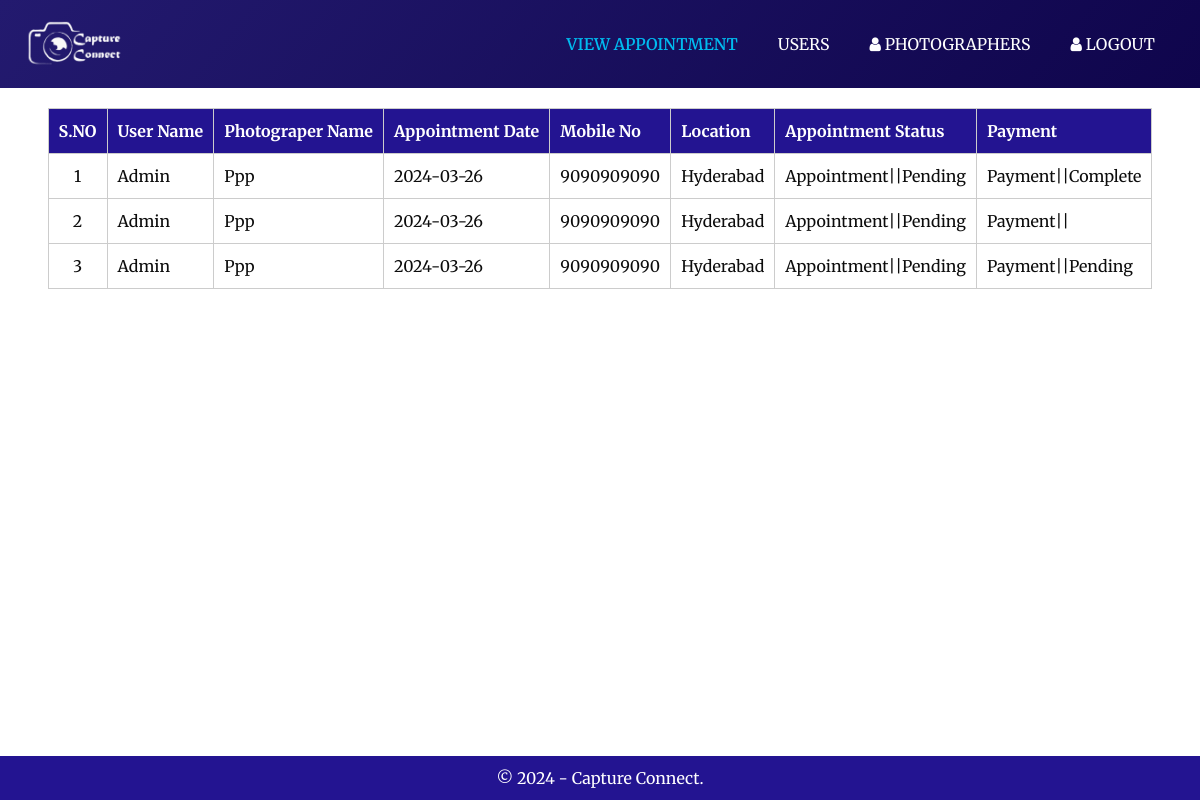
The page /AViewAppointment.php on the database its author committed.
### tables this page shows
CREATE TABLE `appointments` (
  `id` int(11) NOT NULL,
  `uname` varchar(55) DEFAULT NULL,
  `pname` varchar(55) DEFAULT NULL,
  `odate` varchar(55) DEFAULT NULL,
  `ucell` varchar(55) DEFAULT NULL,
  `uaddress` varchar(55) DEFAULT NULL,
  `ustatus` varchar(55) DEFAULT NULL,
  `pstatus` varchar(55) DEFAULT NULL,
  `Accno` varchar(55) DEFAULT NULL,
  `aamount` varchar(55) DEFAULT NULL
);

### AViewAppointment.php (the view, shortened to what this page needs)
<!DOCTYPE html>
<html>
<head>
<link rel="stylesheet" type="text/css" href="css/bootstrap.css" />
<link rel="stylesheet" href="style1.css"/>
<link rel="stylesheet" type="text/css"
	href="https://cdnjs.cloudflare.com/ajax/libs/OwlCarousel2/2.3.4/assets/owl.carousel.min.css" />
<link href="css/font-awesome.min.css" rel="stylesheet" />
<link href="css/style.css" rel="stylesheet" />
<link href="css/responsive.css" rel="stylesheet" />
</head>
<body class="sub_page">
	<div class="hero_area">
		<header class="header_section">
			<div class="container-fluid">
				<nav class="navbar navbar-expand-lg custom_nav-container ">
					<a class="navbar-brand" href="index.html"> <span>
					<img src="images/logo.png" width="100">
						</span>
					</a>
					<div class="collapse navbar-collapse" id="navbarSupportedContent">
						<ul class="navbar-nav  ">
                        <li class="nav-item active"><a class="nav-link"
								href="AViewAppointment.php">View Appointment<span class="sr-only">(current)</span>
							</a></li>
                            <li class="nav-item"><a class="nav-link"
								href="adminhome.php">Users <span class="sr-only">(current)</span>
							</a></li>
							<li class="nav-item"><a class="nav-link" href="aplist.php">
									<i class="fa fa-user" aria-hidden="true"></i> photographers
							</a></li>
							<li class="nav-item"><a class="nav-link" href="index.html">
									<i class="fa fa-user" aria-hidden="true"></i> logout
							</a></li>
						</ul>
					</div>
				</nav>
			</div>
		</header>
	</div>
	<div class="table-sec">
	<table align="center"  border="1">
	<tr>
		<th>S.NO</th>
		<th>User Name</th>
		<th>Photograper Name</th>
		<th>Appointment Date</th>
		<th>Mobile No</th>
		<th>Location</th>
		<th>Appointment Status</th>
		<th>Payment</th>
	</tr>
	<tr>
		<?php
    require('db.php');
	$res=mysqli_query($con,"SELECT * from appointments");
	while($row=mysqli_fetch_array($res))
	{  $id=$row['id'];
echo '<tr>
<td width="50px">'.$row['id'].'</td>
<td>'.$row['uname'].'</td>
<td>'.$row['pname'].'</td>
<td>'.$row['odate'].'</td>
<td>'.$row['ucell'].'</td>
<td>'.$row['uaddress'].'</td>
<td>appointment||'.$row['ustatus'].'</td>
<td>Payment||'.$row['pstatus'].'</td>
<td style="background-color:#eee; display:none;">';
	}
?>
</td></tr></table>
</div>
<footer>
	&copy; 2024 - Capture Connect.
</footer>
</body>
</html>

### style1.css (style rules this page uses)
body { font-family: "Merriweather", serif !important; }
.table-sec { margin-top: 20px; width: 100%; }
.table-sec table { height: 100px; overflow-y: auto; }
.table-sec tr { border: 1px solid #ccc; }
.table-sec th { background: #231491; padding: 10px; color: #fff; }
.table-sec td { padding: 10px; border: 1px solid #ccc; text-transform: capitalize; }
.table-sec td:first-child { text-align: center; }
footer { color: #fff; width: 100%; font-size: 16px; text-align: center; padding: 10px; background: #231491; margin-top: 20px; position: fixed; bottom: 0; }

### css/style.css (style rules this page uses)
body { font-family: "Open Sans", sans-serif; color: #0c0c0c; background-color: #ffffff; overflow-x: hidden; }
a, a:hover, a:focus { text-decoration: none; }
.hero_area { position: relative; min-height: 100vh; display: -webkit-box; display: -ms-flexbox; display: flex; -webkit-box-orient: vertical; -webkit-box-direction: normal; -ms-flex-direction: column; flex-direction: column; }
.sub_page .hero_area { min-height: auto; background: linear-gradient(130deg, #231a6f, #0f054c); }
.header_section { padding: 15px 0; }
.header_section .container-fluid { padding-right: 25px; padding-left: 25px; }
.navbar-brand span { font-weight: bold; font-size: 24px; color: #ffffff; }
.custom_nav-container { padding: 0; }
.custom_nav-container .navbar-nav { margin-left: auto; }
.custom_nav-container .navbar-nav .nav-item .nav-link { padding: 5px 20px; color: #ffffff; text-align: center; text-transform: uppercase; border-radius: 5px; -webkit-transition: all 0.3s; transition: all 0.3s; }
.custom_nav-container .navbar-nav .nav-item:hover .nav-link, .custom_nav-container .navbar-nav .nav-item.active .nav-link { color: #00bbf0; }
.custom_nav-container .navbar-nav .nav-item.active .nav-link { font-weight: 600; }

### rows shown on the page
appointments: id "1", uname "Admin", pname "Ppp", odate "2024-03-26", ucell "9090909090", uaddress "Hyderabad", ustatus "Pending", pstatus "Complete"
appointments: id "2", uname "Admin", pname "Ppp", odate "2024-03-26", ucell "9090909090", uaddress "Hyderabad", ustatus "Pending"
appointments: id "3", uname "Admin", pname "Ppp", odate "2024-03-26", ucell "9090909090", uaddress "Hyderabad", ustatus "Pending", pstatus "Pending"
